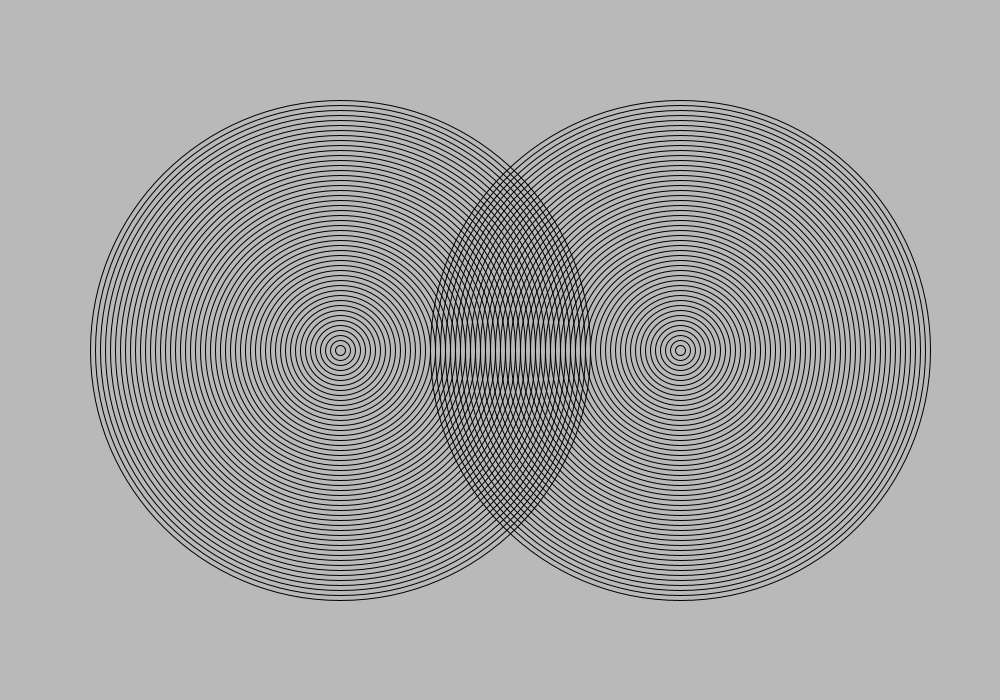
Frame 1 (no input)
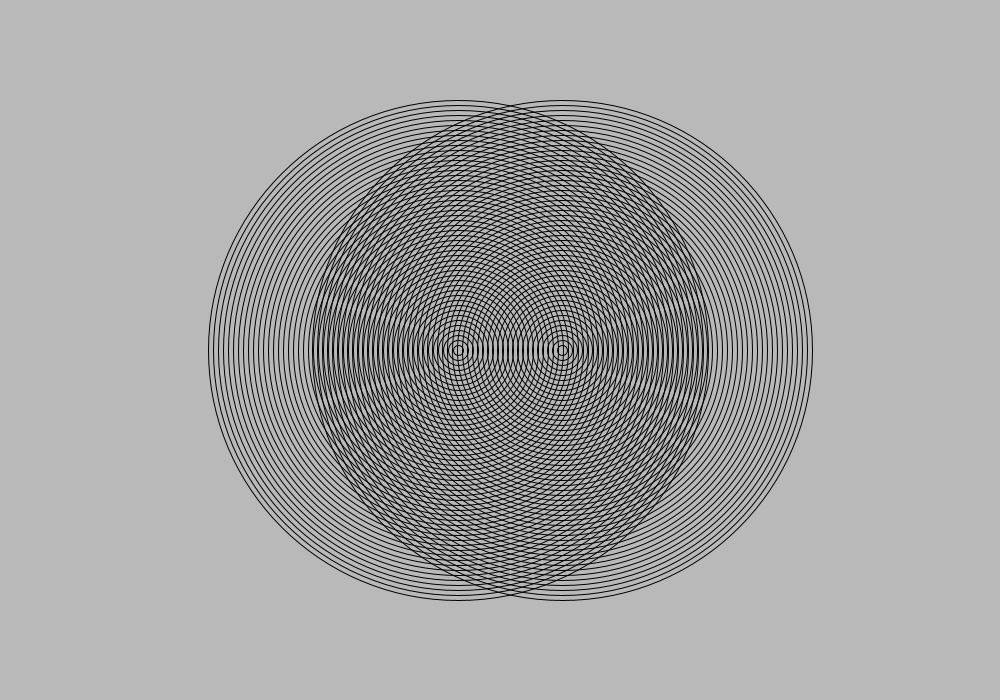
Frame 60 (the mouse pressed at the canvas centre just before this capture)
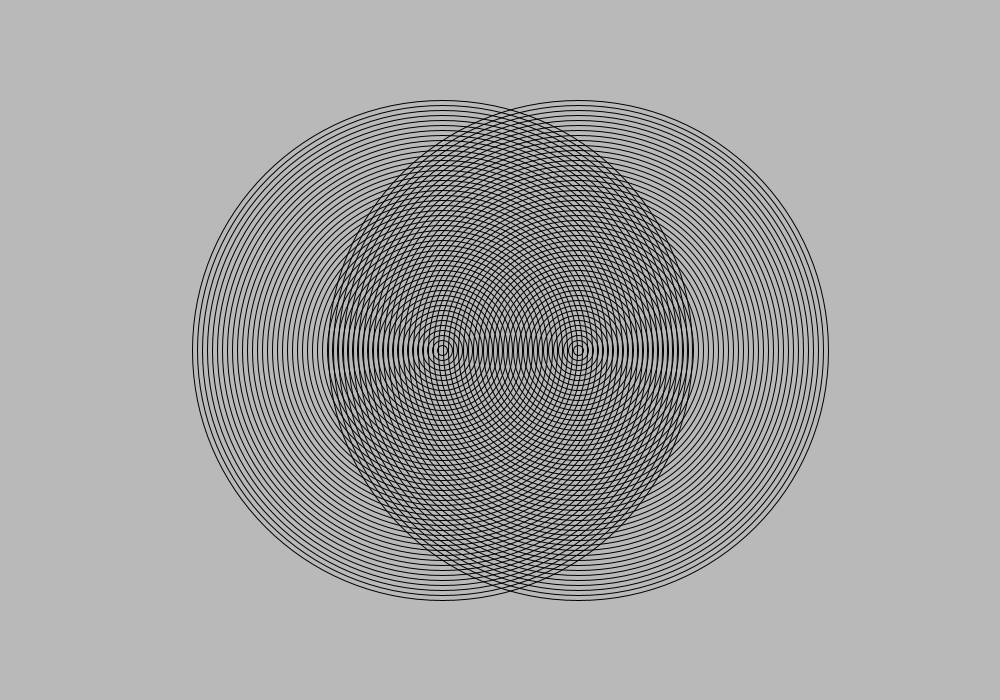
Frame 120 (the mouse held since frame 60 and released just before this capture)

The Processing sketch that drew these frames (run headless with seeded random() and noise(); from frame 60 on, the mouse is pressed at the canvas centre):

// Processing sketch: amazing_rings
// ── amazing_rings.pde

  /*** Go to the recipe to run the demonstration before starting this program ***/

int x = 340;
int speed = 2;
int otherX = x*2;
int otherSpeed = 2;

void setup() {
  /* Set the size of your sketch to be a rectangle like in the recipe demonstration */
  size(1000,700);
  /* Call the noFill() command so all the ellipses will be transparent */
  noFill();
}

void draw() {
        
        background(#B9B9B9);
        
  
        /* Use a for loop to make the first set of rings that will start in the left half of the window
        (you can use the code from your Bullseye program).*/          
        for(int i=0; i<50; i++){
        
          ellipse(x,350, 500-i*10, 500-i*10);
        }
        
         x += speed; 
         
         if(x >= width || x<=0){
           speed *= -1;
         }
          
        /*Make this set of rings move across the sketch to the right 
        Hint: make two variables, one for x and another for the speed. 
        Then increase x by the amount in speed */
        if(mousePressed){
          println(mouseX + "  " + mouseY);
        }
        
        
        /*When the rings reach the right side of the sketch, reverse the direction so they move
        Hint: speed = -speed */
        
        
         
        /*When the rings reach the left side of the sketch, reverse the direction again */
        
        
        
            
 //CHALLENGE - to finish the Amazing Rings 
 
        /*Add another for loop to draw the second set of rings that will start in the right half of the window */
        for(int i=0; i<50; i++){
        
          ellipse(otherX,350, 500-i*10, 500-i*10);
        }
        
         otherX -= otherSpeed; 
         
         if(x >= width || x<=0){
           otherSpeed *= -1;
         }
        
        /*Make this set of rings move in the opposite direction to the other rings 
        These rings must also "bounce" off the sides of the window.*/
        
}
